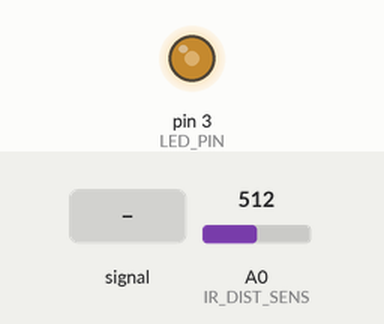
Simulated run of this sketch. Board: Arduino Uno, built with avr-gcc and run on an emulated ATmega328P. Parts: output pins drawn as LEDs (lit = HIGH). Inputs (shaded band) come from the test bench; at power-on: A0 (IR_DIST_SENS) = 512. What the sketch prints to the serial monitor is not drawn.

Above: at 1.2 s.
1.3 s: A0 (IR_DIST_SENS) fed a 200 Hz sine of ±81 counts around its level
4.3 s: A0 (IR_DIST_SENS) set to 900
5.8 s: A0 (IR_DIST_SENS) set to 122
At 6.3 s:
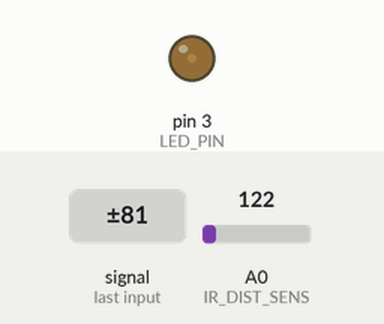
7.3 s: A0 (IR_DIST_SENS) set to 0
At 8.5 s:
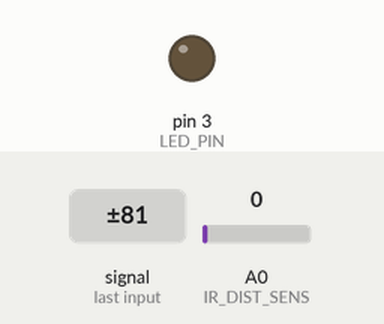
8.8 s: A0 (IR_DIST_SENS) set to 511
At 9.8 s:
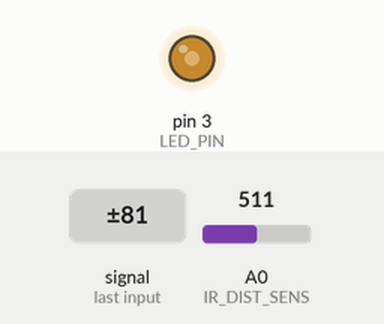
Timing chart, 0 to 11.3 s (numbered marks = the images above; inputs shaded):
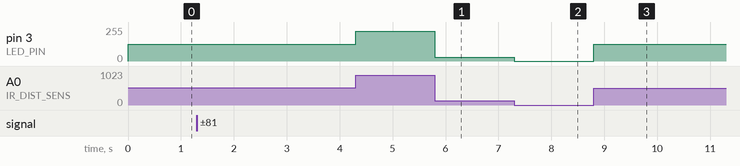

Measured:
- after the input at 5.8 s, pin 3 (LED_PIN): 224/255 → 30/255 at once
- after the input at 7.3 s, pin 3 (LED_PIN): 30/255 → 0/255 at once
- after the input at 8.8 s, pin 3 (LED_PIN): 0/255 → 127/255 at once

The sketch:

s3.1_analog_write_ir_distance.ino
```cpp
#define LED_PIN 3
#define IR_DIST_SENS A0

void setup() {
  //не забудьте убедиться, что в мониторе порта
  //или в коде программы-визуализатора
  //выбрана та же скорость соединения, 115200
  Serial.begin(115200);
  pinMode(LED_PIN, OUTPUT);
}

void loop() {
  int distance = analogRead(IR_DIST_SENS);

  Serial.println(distance);
  //записываем "аналоговый" сингал (ШИМ),
  //передавая в analogWrite() номер пина
  //и значение 0-255, определяющее скважность ШИМ
  //(в данном случае это значение возвращает map())
  analogWrite(LED_PIN, map(distance,0,1023,0,255));
}
```
